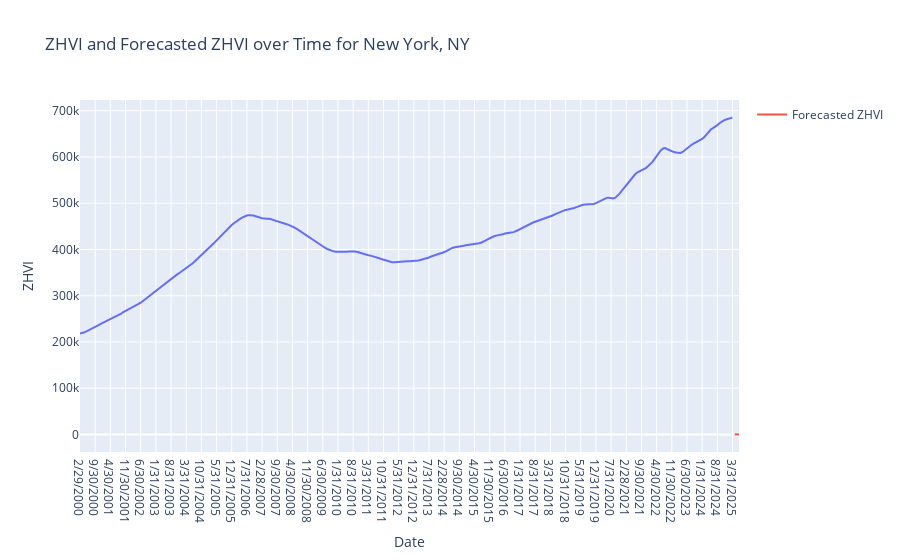

Here is the notebook cell this chart was saved with:
### Code cell
plot_zhvi('New York, NY')

### Figure 1 — Plotly figure (JSON) as saved in the notebook; plotly's stock layout.template omitted (floating-point values rounded to 4 significant figures; data arrays with more than 128 entries replaced by an {"elided": "..."} marker saying what was removed)
{"data": [{"hovertemplate": "index=%{x}<br>New York, NY=%{y}<extra></extra>", "legendgroup": "", "line": {"color": "#636efa", "dash": "solid"}, "marker": {"symbol": "circle"}, "mode": "lines", "name": "", "orientation": "v", "showlegend": false, "type": "scatter", "x": {"elided": "302 str values"}, "xaxis": "x", "y": {"elided": "302 float values"}, "yaxis": "y"}, {"mode": "lines", "name": "Forecasted ZHVI", "type": "scatter", "x": ["4/30/2025", "6/30/2025", "3/31/2026"], "y": [0, -0.6, -2.4]}], "layout": {"legend": {"tracegroupgap": 0}, "title": {"text": "ZHVI and Forecasted ZHVI over Time for New York, NY"}, "xaxis": {"anchor": "y", "domain": [0, 1], "title": {"text": "Date"}}, "yaxis": {"anchor": "x", "domain": [0, 1], "title": {"text": "ZHVI"}}}}
